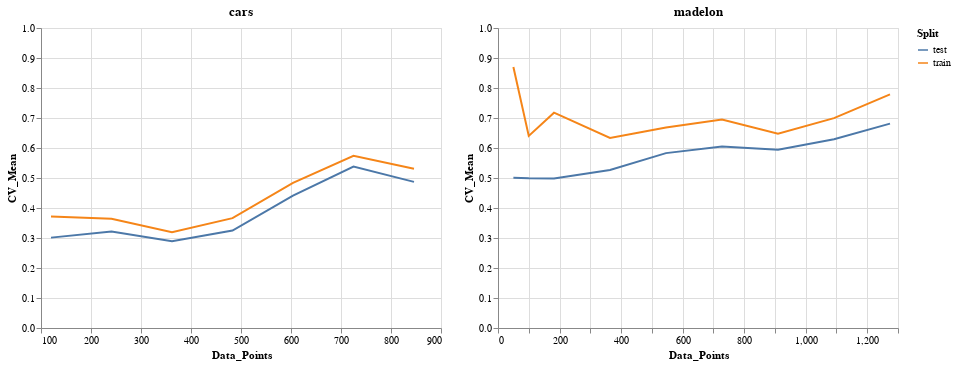
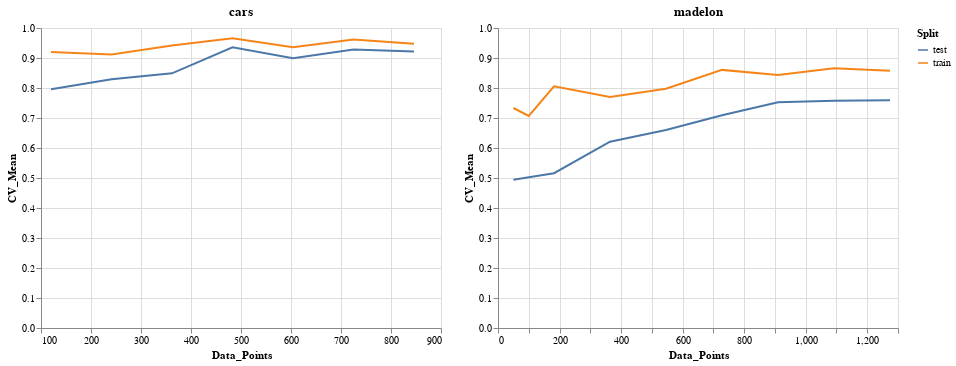

The notebook cell these images were saved under, in order:
### Code cell
for algorithm in learners:
    learning_curve_plots = []
    for dataset in sets:
        analysis_plotter = AlgorithmResults(results_fpath=RESULTS_PATH, 
                               dataset=dataset,
                               algorithm=algorithm,
                              iterative=iterative_status_df[algorithm])
        learning_curve_plots.append(analysis_plotter.plot_learning_curve.properties(
    title=f'{dataset}'))
    one, two = learning_curve_plots
    print(algorithm)
    display(one | two)

### Figure 1 — Vega-Lite specification as saved in the notebook (floating-point values rounded to 4 significant figures)
{"$schema": "https://vega.github.io/schema/vega-lite/v2.6.0.json", "config": {"background": "white", "view": {"height": 300, "width": 400}}, "datasets": {"data-3f55e0f21c1ac91702535bab78a39fb8": [{"Algorithm": "ANN", "CV_1": 0.3182, "CV_2": 0.3213, "CV_3": 0.3231, "CV_4": 0.2907, "CV_5": 0.2529, "CV_Mean": 0.3013, "Data_Points": 120, "Dataset": "cars", "Split": "test"}, {"Algorithm": "ANN", "CV_1": 0.3437, "CV_2": 0.3603, "CV_3": 0.3369, "CV_4": 0.287, "CV_5": 0.2813, "CV_Mean": 0.3218, "Data_Points": 241, "Dataset": "cars", "Split": "test"}, {"Algorithm": "ANN", "CV_1": 0.3384, "CV_2": 0.3134, "CV_3": 0.2885, "CV_4": 0.2788, "CV_5": 0.2277, "CV_Mean": 0.2894, "Data_Points": 362, "Dataset": "cars", "Split": "test"}, {"Algorithm": "ANN", "CV_1": 0.3904, "CV_2": 0.3797, "CV_3": 0.304, "CV_4": 0.2899, "CV_5": 0.2609, "CV_Mean": 0.325, "Data_Points": 483, "Dataset": "cars", "Split": "test"}, {"Algorithm": "ANN", "CV_1": 0.5669, "CV_2": 0.4017, "CV_3": 0.4125, "CV_4": 0.4401, "CV_5": 0.3843, "CV_Mean": 0.4411, "Data_Points": 604, "Dataset": "cars", "Split": "test"}, {"Algorithm": "ANN", "CV_1": 0.4985, "CV_2": 0.527, "CV_3": 0.5634, "CV_4": 0.5677, "CV_5": 0.534, "CV_Mean": 0.5381, "Data_Points": 725, "Dataset": "cars", "Split": "test"}, {"Algorithm": "ANN", "CV_1": 0.4845, "CV_2": 0.5421, "CV_3": 0.4323, "CV_4": 0.4717, "CV_5": 0.5045, "CV_Mean": 0.487, "Data_Points": 846, "Dataset": "cars", "Split": "test"}, {"Algorithm": "ANN", "CV_1": 0.3003, "CV_2": 0.3899, "CV_3": 0.3899, "CV_4": 0.3899, "CV_5": 0.3899, "CV_Mean": 0.372, "Data_Points": 120, "Dataset": "cars", "Split": "train"}, {"Algorithm": "ANN", "CV_1": 0.3169, "CV_2": 0.4213, "CV_3": 0.3609, "CV_4": 0.3609, "CV_5": 0.3609, "CV_Mean": 0.3642, "Data_Points": 241, "Dataset": "cars", "Split": "train"}, {"Algorithm": "ANN", "CV_1": 0.2781, "CV_2": 0.3378, "CV_3": 0.3268, "CV_4": 0.3268, "CV_5": 0.3268, "CV_Mean": 0.3192, "Data_Points": 362, "Dataset": "cars", "Split": "train"}, {"Algorithm": "ANN", "CV_1": 0.3868, "CV_2": 0.4123, "CV_3": 0.3438, "CV_4": 0.3438, "CV_5": 0.3438, "CV_Mean": 0.3661, "Data_Points": 483, "Dataset": "cars", "Split": "train"}, {"Algorithm": "ANN", "CV_1": 0.5484, "CV_2": 0.4723, "CV_3": 0.4694, "CV_4": 0.4643, "CV_5": 0.4643, "CV_Mean": 0.4837, "Data_Points": 604, "Dataset": "cars", "Split": "train"}, {"Algorithm": "ANN", "CV_1": 0.4851, "CV_2": 0.6176, "CV_3": 0.5456, "CV_4": 0.6172, "CV_5": 0.605, "CV_Mean": 0.5741, "Data_Points": 725, "Dataset": "cars", "Split": "train"}, {"Algorithm": "ANN", "CV_1": 0.4562, "CV_2": 0.6719, "CV_3": 0.4467, "CV_4": 0.4666, "CV_5": 0.6135, "CV_Mean": 0.531, "Data_Points": 846, "Dataset": "cars", "Split": "train"}], "data-827bff4890bc11d7ccc722952e468784": [{"Algorithm": "ANN", "CV_1": 0.4918, "CV_2": 0.5165, "CV_3": 0.4863, "CV_4": 0.5165, "CV_5": 0.4918, "CV_Mean": 0.5005, "Data_Points": 50, "Dataset": "madelon", "Split": "test"}, {"Algorithm": "ANN", "CV_1": 0.4835, "CV_2": 0.4753, "CV_3": 0.4918, "CV_4": 0.5357, "CV_5": 0.5082, "CV_Mean": 0.4989, "Data_Points": 100, "Dataset": "madelon", "Split": "test"}, {"Algorithm": "ANN", "CV_1": 0.4698, "CV_2": 0.5165, "CV_3": 0.5, "CV_4": 0.5165, "CV_5": 0.489, "CV_Mean": 0.4984, "Data_Points": 182, "Dataset": "madelon", "Split": "test"}, {"Algorithm": "ANN", "CV_1": 0.4808, "CV_2": 0.4945, "CV_3": 0.5742, "CV_4": 0.5357, "CV_5": 0.5495, "CV_Mean": 0.5269, "Data_Points": 364, "Dataset": "madelon", "Split": "test"}, {"Algorithm": "ANN", "CV_1": 0.5742, "CV_2": 0.4945, "CV_3": 0.6374, "CV_4": 0.5934, "CV_5": 0.6154, "CV_Mean": 0.583, "Data_Points": 546, "Dataset": "madelon", "Split": "test"}, {"Algorithm": "ANN", "CV_1": 0.5769, "CV_2": 0.6044, "CV_3": 0.6676, "CV_4": 0.5714, "CV_5": 0.6044, "CV_Mean": 0.6049, "Data_Points": 728, "Dataset": "madelon", "Split": "test"}, {"Algorithm": "ANN", "CV_1": 0.5659, "CV_2": 0.6016, "CV_3": 0.6374, "CV_4": 0.5687, "CV_5": 0.5989, "CV_Mean": 0.5945, "Data_Points": 910, "Dataset": "madelon", "Split": "test"}, {"Algorithm": "ANN", "CV_1": 0.6731, "CV_2": 0.6648, "CV_3": 0.5934, "CV_4": 0.5769, "CV_5": 0.6374, "CV_Mean": 0.6291, "Data_Points": 1092, "Dataset": "madelon", "Split": "test"}, {"Algorithm": "ANN", "CV_1": 0.6731, "CV_2": 0.6538, "CV_3": 0.6401, "CV_4": 0.717, "CV_5": 0.7225, "CV_Mean": 0.6813, "Data_Points": 1274, "Dataset": "madelon", "Split": "test"}, {"Algorithm": "ANN", "CV_1": 0.5833, "CV_2": 0.9417, "CV_3": 0.9417, "CV_4": 0.9417, "CV_5": 0.9417, "CV_Mean": 0.87, "Data_Points": 50, "Dataset": "madelon", "Split": "train"}, {"Algorithm": "ANN", "CV_1": 0.651, "CV_2": 0.6378, "CV_3": 0.6378, "CV_4": 0.6378, "CV_5": 0.6378, "CV_Mean": 0.6404, "Data_Points": 100, "Dataset": "madelon", "Split": "train"}, {"Algorithm": "ANN", "CV_1": 0.7628, "CV_2": 0.7065, "CV_3": 0.7065, "CV_4": 0.7065, "CV_5": 0.7065, "CV_Mean": 0.7178, "Data_Points": 182, "Dataset": "madelon", "Split": "train"}, {"Algorithm": "ANN", "CV_1": 0.6072, "CV_2": 0.5412, "CV_3": 0.6727, "CV_4": 0.6727, "CV_5": 0.6727, "CV_Mean": 0.6333, "Data_Points": 364, "Dataset": "madelon", "Split": "train"}, {"Algorithm": "ANN", "CV_1": 0.6317, "CV_2": 0.5555, "CV_3": 0.7186, "CV_4": 0.7186, "CV_5": 0.7186, "CV_Mean": 0.6686, "Data_Points": 546, "Dataset": "madelon", "Split": "train"}, {"Algorithm": "ANN", "CV_1": 0.589, "CV_2": 0.7017, "CV_3": 0.7239, "CV_4": 0.7303, "CV_5": 0.7303, "CV_Mean": 0.695, "Data_Points": 728, "Dataset": "madelon", "Split": "train"}, {"Algorithm": "ANN", "CV_1": 0.5781, "CV_2": 0.6557, "CV_3": 0.6819, "CV_4": 0.6611, "CV_5": 0.6611, "CV_Mean": 0.6476, "Data_Points": 910, "Dataset": "madelon", "Split": "train"}, {"Algorithm": "ANN", "CV_1": 0.7675, "CV_2": 0.7181, "CV_3": 0.6756, "CV_4": 0.6804, "CV_5": 0.6557, "CV_Mean": 0.6994, "Data_Points": 1092, "Dataset": "madelon", "Split": "train"}, {"Algorithm": "ANN", "CV_1": 0.7869, "CV_2": 0.677, "CV_3": 0.7367, "CV_4": 0.8591, "CV_5": 0.8343, "CV_Mean": 0.7788, "Data_Points": 1274, "Dataset": "madelon", "Split": "train"}]}, "hconcat": [{"data": {"name": "data-3f55e0f21c1ac91702535bab78a39fb8"}, "encoding": {"color": {"field": "Split", "type": "nominal"}, "x": {"field": "Data_Points", "type": "quantitative"}, "y": {"field": "CV_Mean", "scale": {"domain": [0, 1]}, "type": "quantitative"}}, "mark": "line", "title": "cars"}, {"data": {"name": "data-827bff4890bc11d7ccc722952e468784"}, "encoding": {"color": {"field": "Split", "type": "nominal"}, "x": {"field": "Data_Points", "type": "quantitative"}, "y": {"field": "CV_Mean", "scale": {"domain": [0, 1]}, "type": "quantitative"}}, "mark": "line", "title": "madelon"}]}

### Figure 2 — Vega-Lite specification as saved in the notebook (floating-point values rounded to 4 significant figures)
{"$schema": "https://vega.github.io/schema/vega-lite/v2.6.0.json", "config": {"background": "white", "view": {"height": 300, "width": 400}}, "datasets": {"data-398368328ce672e6387d614e3e1ec272": [{"Algorithm": "DT", "CV_1": 0.5, "CV_2": 0.4918, "CV_3": 0.5055, "CV_4": 0.4533, "CV_5": 0.522, "CV_Mean": 0.4945, "Data_Points": 50, "Dataset": "madelon", "Split": "test"}, {"Algorithm": "DT", "CV_1": 0.533, "CV_2": 0.5165, "CV_3": 0.4863, "CV_4": 0.489, "CV_5": 0.4863, "CV_Mean": 0.5022, "Data_Points": 100, "Dataset": "madelon", "Split": "test"}, {"Algorithm": "DT", "CV_1": 0.6429, "CV_2": 0.4588, "CV_3": 0.4753, "CV_4": 0.4973, "CV_5": 0.5055, "CV_Mean": 0.5159, "Data_Points": 182, "Dataset": "madelon", "Split": "test"}, {"Algorithm": "DT", "CV_1": 0.6044, "CV_2": 0.6236, "CV_3": 0.6291, "CV_4": 0.5879, "CV_5": 0.6593, "CV_Mean": 0.6209, "Data_Points": 364, "Dataset": "madelon", "Split": "test"}, {"Algorithm": "DT", "CV_1": 0.6896, "CV_2": 0.6786, "CV_3": 0.6978, "CV_4": 0.5797, "CV_5": 0.6538, "CV_Mean": 0.6599, "Data_Points": 546, "Dataset": "madelon", "Split": "test"}, {"Algorithm": "DT", "CV_1": 0.6813, "CV_2": 0.7308, "CV_3": 0.717, "CV_4": 0.6923, "CV_5": 0.7253, "CV_Mean": 0.7093, "Data_Points": 728, "Dataset": "madelon", "Split": "test"}, {"Algorithm": "DT", "CV_1": 0.7527, "CV_2": 0.7198, "CV_3": 0.783, "CV_4": 0.728, "CV_5": 0.7775, "CV_Mean": 0.7522, "Data_Points": 910, "Dataset": "madelon", "Split": "test"}, {"Algorithm": "DT", "CV_1": 0.6923, "CV_2": 0.7692, "CV_3": 0.8324, "CV_4": 0.6758, "CV_5": 0.8187, "CV_Mean": 0.7577, "Data_Points": 1092, "Dataset": "madelon", "Split": "test"}, {"Algorithm": "DT", "CV_1": 0.7747, "CV_2": 0.7363, "CV_3": 0.7802, "CV_4": 0.6951, "CV_5": 0.8077, "CV_Mean": 0.7588, "Data_Points": 1274, "Dataset": "madelon", "Split": "test"}, {"Algorithm": "DT", "CV_1": 0.5, "CV_2": 0.7917, "CV_3": 0.7917, "CV_4": 0.7917, "CV_5": 0.7917, "CV_Mean": 0.7333, "Data_Points": 50, "Dataset": "madelon", "Split": "train"}, {"Algorithm": "DT", "CV_1": 0.6908, "CV_2": 0.7107, "CV_3": 0.7107, "CV_4": 0.7107, "CV_5": 0.7107, "CV_Mean": 0.7068, "Data_Points": 100, "Dataset": "madelon", "Split": "train"}, {"Algorithm": "DT", "CV_1": 0.7665, "CV_2": 0.8151, "CV_3": 0.8151, "CV_4": 0.8151, "CV_5": 0.8151, "CV_Mean": 0.8054, "Data_Points": 182, "Dataset": "madelon", "Split": "train"}, {"Algorithm": "DT", "CV_1": 0.706, "CV_2": 0.7775, "CV_3": 0.7888, "CV_4": 0.7888, "CV_5": 0.7888, "CV_Mean": 0.77, "Data_Points": 364, "Dataset": "madelon", "Split": "train"}, {"Algorithm": "DT", "CV_1": 0.7862, "CV_2": 0.7619, "CV_3": 0.8128, "CV_4": 0.8128, "CV_5": 0.8128, "CV_Mean": 0.7973, "Data_Points": 546, "Dataset": "madelon", "Split": "train"}, {"Algorithm": "DT", "CV_1": 0.8202, "CV_2": 0.8708, "CV_3": 0.8544, "CV_4": 0.8782, "CV_5": 0.8782, "CV_Mean": 0.8604, "Data_Points": 728, "Dataset": "madelon", "Split": "train"}, {"Algorithm": "DT", "CV_1": 0.8303, "CV_2": 0.8057, "CV_3": 0.8616, "CV_4": 0.8605, "CV_5": 0.8605, "CV_Mean": 0.8437, "Data_Points": 910, "Dataset": "madelon", "Split": "train"}, {"Algorithm": "DT", "CV_1": 0.818, "CV_2": 0.8561, "CV_3": 0.89, "CV_4": 0.8947, "CV_5": 0.8691, "CV_Mean": 0.8656, "Data_Points": 1092, "Dataset": "madelon", "Split": "train"}, {"Algorithm": "DT", "CV_1": 0.8732, "CV_2": 0.8501, "CV_3": 0.825, "CV_4": 0.8592, "CV_5": 0.882, "CV_Mean": 0.8579, "Data_Points": 1274, "Dataset": "madelon", "Split": "train"}], "data-5e77a3715b431799766b9b4aed0e14db": [{"Algorithm": "DT", "CV_1": 0.8029, "CV_2": 0.807, "CV_3": 0.7884, "CV_4": 0.8018, "CV_5": 0.7803, "CV_Mean": 0.7961, "Data_Points": 120, "Dataset": "cars", "Split": "test"}, {"Algorithm": "DT", "CV_1": 0.7695, "CV_2": 0.8573, "CV_3": 0.8291, "CV_4": 0.8921, "CV_5": 0.7991, "CV_Mean": 0.8294, "Data_Points": 241, "Dataset": "cars", "Split": "test"}, {"Algorithm": "DT", "CV_1": 0.8099, "CV_2": 0.9316, "CV_3": 0.8483, "CV_4": 0.8518, "CV_5": 0.8027, "CV_Mean": 0.8489, "Data_Points": 362, "Dataset": "cars", "Split": "test"}, {"Algorithm": "DT", "CV_1": 0.8937, "CV_2": 0.9287, "CV_3": 0.9595, "CV_4": 0.9679, "CV_5": 0.93, "CV_Mean": 0.936, "Data_Points": 483, "Dataset": "cars", "Split": "test"}, {"Algorithm": "DT", "CV_1": 0.9431, "CV_2": 0.9215, "CV_3": 0.8286, "CV_4": 0.8988, "CV_5": 0.9059, "CV_Mean": 0.8996, "Data_Points": 604, "Dataset": "cars", "Split": "test"}, {"Algorithm": "DT", "CV_1": 0.9109, "CV_2": 0.8988, "CV_3": 0.9192, "CV_4": 0.9657, "CV_5": 0.9485, "CV_Mean": 0.9286, "Data_Points": 725, "Dataset": "cars", "Split": "test"}, {"Algorithm": "DT", "CV_1": 0.922, "CV_2": 0.9427, "CV_3": 0.8459, "CV_4": 0.9603, "CV_5": 0.9382, "CV_Mean": 0.9218, "Data_Points": 846, "Dataset": "cars", "Split": "test"}, {"Algorithm": "DT", "CV_1": 0.9724, "CV_2": 0.9068, "CV_3": 0.9068, "CV_4": 0.9068, "CV_5": 0.9068, "CV_Mean": 0.9199, "Data_Points": 120, "Dataset": "cars", "Split": "train"}, {"Algorithm": "DT", "CV_1": 0.9148, "CV_2": 0.9332, "CV_3": 0.9037, "CV_4": 0.9037, "CV_5": 0.9037, "CV_Mean": 0.9118, "Data_Points": 241, "Dataset": "cars", "Split": "train"}, {"Algorithm": "DT", "CV_1": 0.9104, "CV_2": 0.9467, "CV_3": 0.9499, "CV_4": 0.9499, "CV_5": 0.9499, "CV_Mean": 0.9414, "Data_Points": 362, "Dataset": "cars", "Split": "train"}, {"Algorithm": "DT", "CV_1": 0.9643, "CV_2": 0.953, "CV_3": 0.9708, "CV_4": 0.9708, "CV_5": 0.9708, "CV_Mean": 0.966, "Data_Points": 483, "Dataset": "cars", "Split": "train"}, {"Algorithm": "DT", "CV_1": 0.971, "CV_2": 0.9259, "CV_3": 0.8931, "CV_4": 0.9445, "CV_5": 0.9445, "CV_Mean": 0.9358, "Data_Points": 604, "Dataset": "cars", "Split": "train"}, {"Algorithm": "DT", "CV_1": 0.9508, "CV_2": 0.9413, "CV_3": 0.9556, "CV_4": 0.9803, "CV_5": 0.9815, "CV_Mean": 0.9619, "Data_Points": 725, "Dataset": "cars", "Split": "train"}, {"Algorithm": "DT", "CV_1": 0.9564, "CV_2": 0.9487, "CV_3": 0.9368, "CV_4": 0.9434, "CV_5": 0.953, "CV_Mean": 0.9477, "Data_Points": 846, "Dataset": "cars", "Split": "train"}]}, "hconcat": [{"data": {"name": "data-5e77a3715b431799766b9b4aed0e14db"}, "encoding": {"color": {"field": "Split", "type": "nominal"}, "x": {"field": "Data_Points", "type": "quantitative"}, "y": {"field": "CV_Mean", "scale": {"domain": [0, 1]}, "type": "quantitative"}}, "mark": "line", "title": "cars"}, {"data": {"name": "data-398368328ce672e6387d614e3e1ec272"}, "encoding": {"color": {"field": "Split", "type": "nominal"}, "x": {"field": "Data_Points", "type": "quantitative"}, "y": {"field": "CV_Mean", "scale": {"domain": [0, 1]}, "type": "quantitative"}}, "mark": "line", "title": "madelon"}]}
